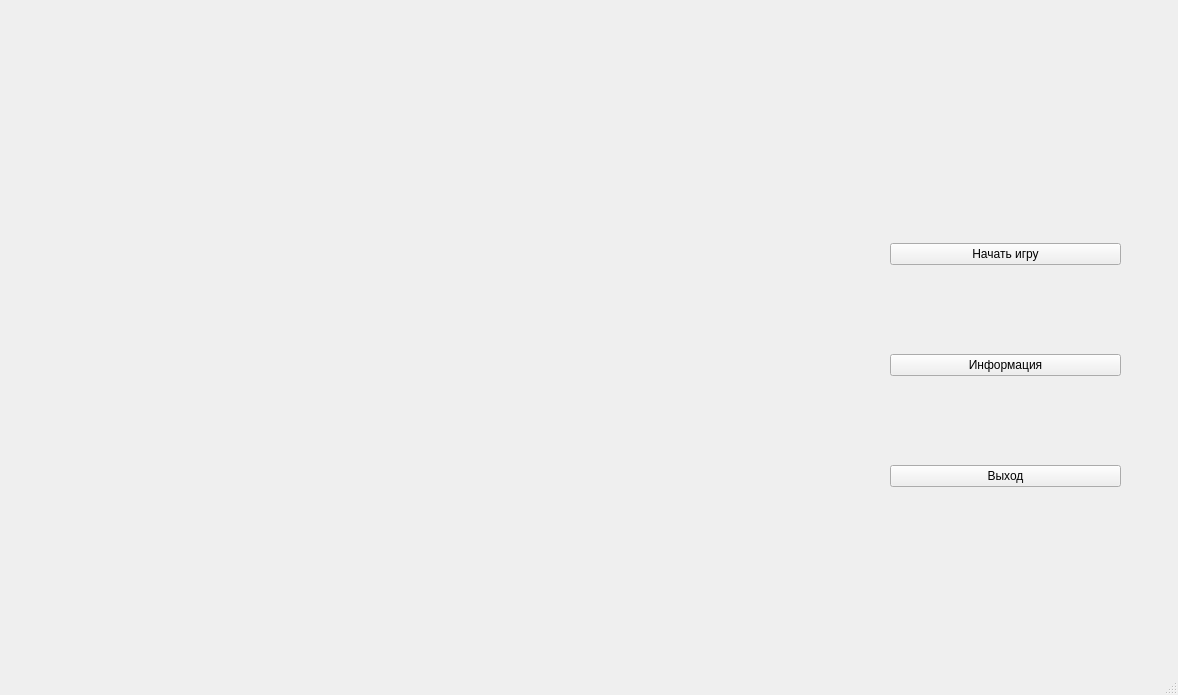
<?xml version="1.0" encoding="UTF-8"?>
<ui version="4.0">
 <class>MainWindow</class>
 <widget class="QMainWindow" name="MainWindow">
  <property name="geometry">
   <rect>
    <x>0</x>
    <y>0</y>
    <width>1178</width>
    <height>695</height>
   </rect>
  </property>
  <property name="windowTitle">
   <string>MainWindow</string>
  </property>
  <widget class="QWidget" name="centralwidget">
   <widget class="QStackedWidget" name="stackedWidget">
    <property name="geometry">
     <rect>
      <x>20</x>
      <y>70</y>
      <width>1101</width>
      <height>541</height>
     </rect>
    </property>
    <property name="currentIndex">
     <number>1</number>
    </property>
    <widget class="QWidget" name="page_3">
     <widget class="QWidget" name="layoutWidget">
      <property name="geometry">
       <rect>
        <x>330</x>
        <y>100</y>
        <width>141</width>
        <height>91</height>
       </rect>
      </property>
      <layout class="QVBoxLayout" name="verticalLayout_4">
       <item>
        <widget class="QLabel" name="label_7">
         <property name="text">
          <string>Кучка 2</string>
         </property>
        </widget>
       </item>
       <item>
        <widget class="QLabel" name="pile2Label">
         <property name="text">
          <string/>
         </property>
        </widget>
       </item>
      </layout>
     </widget>
     <widget class="QWidget" name="layoutWidget_2">
      <property name="geometry">
       <rect>
        <x>520</x>
        <y>100</y>
        <width>141</width>
        <height>91</height>
       </rect>
      </property>
      <layout class="QVBoxLayout" name="verticalLayout_5">
       <item>
        <widget class="QLabel" name="label_9">
         <property name="text">
          <string>Кучка 3</string>
         </property>
        </widget>
       </item>
       <item>
        <widget class="QLabel" name="pile3Label">
         <property name="text">
          <string/>
         </property>
        </widget>
       </item>
      </layout>
     </widget>
     <widget class="QWidget" name="layoutWidget_3">
      <property name="geometry">
       <rect>
        <x>710</x>
        <y>100</y>
        <width>141</width>
        <height>91</height>
       </rect>
      </property>
      <layout class="QVBoxLayout" name="verticalLayout_6">
       <item>
        <widget class="QLabel" name="label_11">
         <property name="text">
          <string>Кучка 4</string>
         </property>
        </widget>
       </item>
       <item>
        <widget class="QLabel" name="pile4Label">
         <property name="text">
          <string/>
         </property>
        </widget>
       </item>
      </layout>
      <zorder>pile4Label</zorder>
      <zorder>label_11</zorder>
     </widget>
     <widget class="QSpinBox" name="pileSpinBox">
      <property name="geometry">
       <rect>
        <x>500</x>
        <y>250</y>
        <width>61</width>
        <height>31</height>
       </rect>
      </property>
      <property name="minimum">
       <number>1</number>
      </property>
      <property name="maximum">
       <number>4</number>
      </property>
     </widget>
     <widget class="QSpinBox" name="numItemsSpinBox">
      <property name="geometry">
       <rect>
        <x>500</x>
        <y>310</y>
        <width>61</width>
        <height>31</height>
       </rect>
      </property>
      <property name="minimum">
       <number>1</number>
      </property>
     </widget>
     <widget class="QPushButton" name="humanMoveButton">
      <property name="geometry">
       <rect>
        <x>360</x>
        <y>380</y>
        <width>211</width>
        <height>51</height>
       </rect>
      </property>
      <property name="text">
       <string>Сделать Ход</string>
      </property>
     </widget>
     <widget class="QWidget" name="layoutWidget">
      <property name="geometry">
       <rect>
        <x>130</x>
        <y>100</y>
        <width>141</width>
        <height>91</height>
       </rect>
      </property>
      <layout class="QVBoxLayout" name="verticalLayout_3">
       <item>
        <widget class="QLabel" name="label_6">
         <property name="text">
          <string>Кучка 1</string>
         </property>
        </widget>
       </item>
       <item>
        <widget class="QLabel" name="pile1Label">
         <property name="text">
          <string/>
         </property>
        </widget>
       </item>
      </layout>
      <zorder>pile1Label</zorder>
      <zorder>label_6</zorder>
     </widget>
     <widget class="QLabel" name="label_5">
      <property name="geometry">
       <rect>
        <x>360</x>
        <y>250</y>
        <width>91</width>
        <height>20</height>
       </rect>
      </property>
      <property name="text">
       <string>Номер кучи</string>
      </property>
     </widget>
     <widget class="QLabel" name="label_8">
      <property name="geometry">
       <rect>
        <x>330</x>
        <y>310</y>
        <width>121</width>
        <height>20</height>
       </rect>
      </property>
      <property name="text">
       <string>Колл-во камней</string>
      </property>
     </widget>
     <zorder>layoutWidget</zorder>
     <zorder>layoutWidget_2</zorder>
     <zorder>layoutWidget_3</zorder>
     <zorder>layoutWidget</zorder>
     <zorder>label_5</zorder>
     <zorder>label_8</zorder>
     <zorder>numItemsSpinBox</zorder>
     <zorder>pileSpinBox</zorder>
     <zorder>humanMoveButton</zorder>
    </widget>
    <widget class="QWidget" name="page">
     <widget class="QLabel" name="label_3">
      <property name="geometry">
       <rect>
        <x>0</x>
        <y>0</y>
        <width>861</width>
        <height>531</height>
       </rect>
      </property>
      <property name="text">
       <string/>
      </property>
      <property name="pixmap">
       <pixmap>Pict/msg268862666-114708.000001.jpg</pixmap>
      </property>
     </widget>
     <widget class="QWidget" name="layoutWidget">
      <property name="geometry">
       <rect>
        <x>870</x>
        <y>90</y>
        <width>231</width>
        <height>411</height>
       </rect>
      </property>
      <layout class="QVBoxLayout" name="verticalLayout_2">
       <item>
        <widget class="QPushButton" name="startGameButton">
         <property name="text">
          <string>Начать игру</string>
         </property>
        </widget>
       </item>
       <item>
        <widget class="QPushButton" name="infoButton">
         <property name="text">
          <string>Информация</string>
         </property>
        </widget>
       </item>
       <item>
        <widget class="QPushButton" name="exitButton">
         <property name="text">
          <string>Выход</string>
         </property>
        </widget>
       </item>
      </layout>
     </widget>
    </widget>
    <widget class="QWidget" name="page_2">
     <widget class="QComboBox" name="difficultyComboBox">
      <property name="geometry">
       <rect>
        <x>230</x>
        <y>230</y>
        <width>71</width>
        <height>31</height>
       </rect>
      </property>
      <property name="maxVisibleItems">
       <number>10</number>
      </property>
      <property name="minimumContentsLength">
       <number>0</number>
      </property>
      <item>
       <property name="text">
        <string>1</string>
       </property>
      </item>
      <item>
       <property name="text">
        <string>2</string>
       </property>
      </item>
      <item>
       <property name="text">
        <string>3</string>
       </property>
      </item>
      <item>
       <property name="text">
        <string>4</string>
       </property>
      </item>
      <item>
       <property name="text">
        <string>5</string>
       </property>
      </item>
      <item>
       <property name="text">
        <string>6</string>
       </property>
      </item>
      <item>
       <property name="text">
        <string>7</string>
       </property>
      </item>
      <item>
       <property name="text">
        <string>8</string>
       </property>
      </item>
      <item>
       <property name="text">
        <string>9</string>
       </property>
      </item>
     </widget>
     <widget class="QPushButton" name="startGamePlayButton">
      <property name="geometry">
       <rect>
        <x>10</x>
        <y>410</y>
        <width>281</width>
        <height>81</height>
       </rect>
      </property>
      <property name="text">
       <string>Старт</string>
      </property>
     </widget>
     <widget class="QLabel" name="label">
      <property name="geometry">
       <rect>
        <x>10</x>
        <y>230</y>
        <width>111</width>
        <height>20</height>
       </rect>
      </property>
      <property name="text">
       <string>Сложность</string>
      </property>
     </widget>
     <widget class="QLabel" name="label_2">
      <property name="geometry">
       <rect>
        <x>10</x>
        <y>280</y>
        <width>171</width>
        <height>20</height>
       </rect>
      </property>
      <property name="text">
       <string>Колличество Кучек (3-4)</string>
      </property>
     </widget>
     <widget class="QSpinBox" name="numPilesSpinBox">
      <property name="geometry">
       <rect>
        <x>230</x>
        <y>280</y>
        <width>71</width>
        <height>31</height>
       </rect>
      </property>
      <property name="minimum">
       <number>3</number>
      </property>
      <property name="maximum">
       <number>4</number>
      </property>
     </widget>
     <widget class="QLabel" name="label_4">
      <property name="geometry">
       <rect>
        <x>312</x>
        <y>9</y>
        <width>781</width>
        <height>531</height>
       </rect>
      </property>
      <property name="text">
       <string/>
      </property>
      <property name="pixmap">
       <pixmap>Pict/maxresdef.jpg</pixmap>
      </property>
     </widget>
     <widget class="QWidget" name="layoutWidget">
      <property name="geometry">
       <rect>
        <x>0</x>
        <y>60</y>
        <width>301</width>
        <height>151</height>
       </rect>
      </property>
      <layout class="QVBoxLayout" name="verticalLayout">
       <item>
        <widget class="QRadioButton" name="twoPlayerModeRadioButton">
         <property name="text">
          <string>Два игрока</string>
         </property>
        </widget>
       </item>
       <item>
        <widget class="QRadioButton" name="humanFirstRadioButton">
         <property name="text">
          <string>Игрок ходит первым</string>
         </property>
        </widget>
       </item>
       <item>
        <widget class="QRadioButton" name="aiFirstRadioButton">
         <property name="text">
          <string>Компьютер ходит первым</string>
         </property>
        </widget>
       </item>
      </layout>
     </widget>
    </widget>
   </widget>
  </widget>
  <widget class="QMenuBar" name="menubar">
   <property name="geometry">
    <rect>
     <x>0</x>
     <y>0</y>
     <width>1178</width>
     <height>25</height>
    </rect>
   </property>
  </widget>
  <widget class="QStatusBar" name="statusbar"/>
 </widget>
 <resources/>
 <connections/>
</ui>
